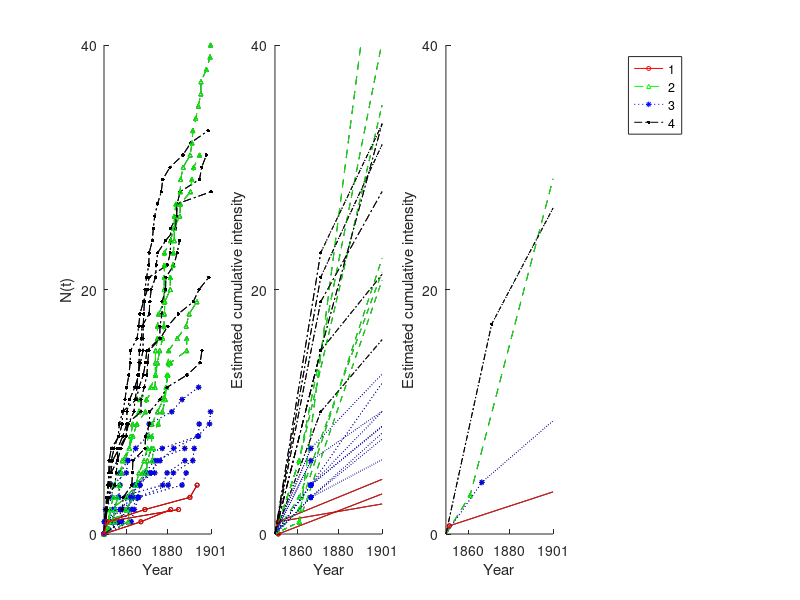
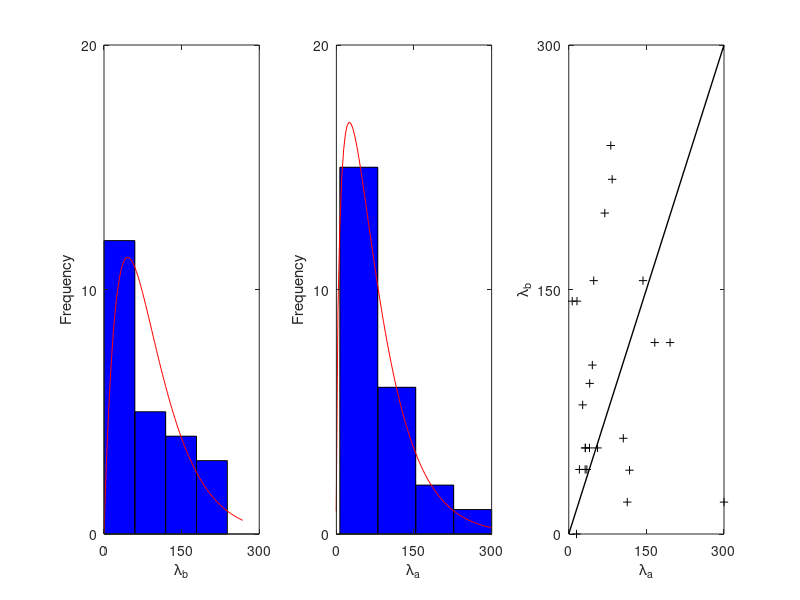

Source code (MATLAB) for these figures, in order:
load("coal_data.mat")
num_of_plots=size(centroids)
num_of_plots=num_of_plots(1)
m = length(C);
q=0:1:226;
F1 = @(B,x) (B(1)*(x<=B(2)).*x+(x>B(2)).*(B(1)*B(2)+B(3)*(x-B(2)))); %without intercept  %Form of the equation,two piece linear 
%% plot the whole picture
% ax = tight_subplot(1,4,0.11,0.1); 
% subplot(ax(1));
subplot(1,4,1)
hold all
for n=1:m
    if group(n)==1
    a=plot([0,z(n,1:Nj(n))],0:Nj(n),'-ko','MarkerSize',3)
    elseif group(n)==2
        b=plot([0,z(n,1:Nj(n))],0:Nj(n),'--k^','MarkerSize',3)  
    elseif group(n)==3 
         c=plot([0,z(n,1:Nj(n))],0:Nj(n),':k*','MarkerSize',4)
    elseif group(n)==4   
         d=plot([0,z(n,1:Nj(n))],0:Nj(n),'-.k.','MarkerSize',8)
    end
end
%legend([a b c d],{'1','2','3','4'},'Location','northwest')
xlabel("Year")
ylabel("N(t)")
yticks([0 20 40])
yticklabels({"0","20","40"})
% xticks([47.8  134.7  221.6])
% xticklabels({"1860","1880","1900"})
xticks([47.8  134.7  225.8])
xlim([0 225.8])
xticklabels({"1860","1880","1901"})
%%
% subplot(ax(2));
subplot(1,4,2)
hold all
for n=1:m
    if group(n)==1
    a=plot(q,F1([based_on_centroids(n,2) based_on_centroids(n,1) based_on_centroids(n,3)],q),'-k');
    plot(based_on_centroids(n,1),F1([based_on_centroids(n,2) based_on_centroids(n,1) based_on_centroids(n,3)],based_on_centroids(n,1)),'-ko','MarkerSize',3)
    end
end
for n=1:m
    if group(n)==2
    b=plot(q,F1([based_on_centroids(n,2) based_on_centroids(n,1) based_on_centroids(n,3)],q),'--k');
    plot(based_on_centroids(n,1),F1([based_on_centroids(n,2) based_on_centroids(n,1) based_on_centroids(n,3)],based_on_centroids(n,1)),'-k^','MarkerSize',3)
    end
end
for n=1:m
    if group(n)==3
    c=plot(q,F1([based_on_centroids(n,2) based_on_centroids(n,1) based_on_centroids(n,3)],q),':k');
    plot(based_on_centroids(n,1),F1([based_on_centroids(n,2) based_on_centroids(n,1) based_on_centroids(n,3)],based_on_centroids(n,1)),'-k*','MarkerSize',4)

    end
end
for n=1:m
    if group(n)==4
    d=plot(q,F1([based_on_centroids(n,2) based_on_centroids(n,1) based_on_centroids(n,3)],q),'-.k');
    plot(based_on_centroids(n,1),F1([based_on_centroids(n,2) based_on_centroids(n,1) based_on_centroids(n,3)],based_on_centroids(n,1)),'-k.','MarkerSize',8)
    end
end
%title("Estimated cumulative function")
xlabel("Year")
ylabel("Estimated cumulative intensity")
yticks([0 20 40])
yticklabels({"0","20","40"})

ylim([0 40])
% xticks([47.8  134.7  221.6])
% xticklabels({"1860","1880","1900"})
xticks([47.8  134.7  226])
xticklabels({"1860","1880","1901"})
xlim([0 226])
%%
% subplot(ax(3));
subplot(1,4,3)
hold all
plot(q,F1([centroids(1,2) centroids(1,1) centroids(1,3)],q),'-k')
plot(q,F1([centroids(2,2) centroids(2,1) centroids(2,3)],q),'--k')
plot(q,F1([centroids(3,2) centroids(3,1) centroids(3,3)],q),':k')
plot(q,F1([centroids(4,2) centroids(4,1) centroids(4,3)],q),'-.k')
a=plot(centroids(1,1),F1([centroids(1,2) centroids(1,1) centroids(1,3)],centroids(1,1)),'-ko','MarkerSize',3)
b=plot(centroids(2,1),F1([centroids(2,2) centroids(2,1) centroids(2,3)],centroids(2,1)),'--k^','MarkerSize',3)
c=plot(centroids(3,1),F1([centroids(3,2) centroids(3,1) centroids(3,3)],centroids(3,1)),':k*','MarkerSize',4)
d=plot(centroids(4,1),F1([centroids(4,2) centroids(4,1) centroids(4,3)],centroids(4,1)),'-.k.','MarkerSize',8)
xlabel("Year")
ylabel("Estimated cumulative intensity")
yticks([0 20 40])
yticklabels({"0","20","40"})
ylim([0 40])
% xticks([47.8  134.7  221.6])
% 
% xticklabels({"1860","1880","1900"})
xticks([47.8  134.7  226])
xticklabels({"1860","1880","1901"})
xlim([0 226])
%%
% subplot(ax(4))

hSub = subplot(1,4,4); plot(1, nan, 1, nan, 'r'); set(hSub, 'Visible', 'off');

legend(hSub,[a b c d],{'1','2','3','4'},'Location','northwest')
















%% color version
load("coal_data.mat")
num_of_plots=size(centroids)
num_of_plots=num_of_plots(1)
m = length(C);
q=0:1:226;
F1 = @(B,x) (B(1)*(x<=B(2)).*x+(x>B(2)).*(B(1)*B(2)+B(3)*(x-B(2)))); %without intercept  %Form of the equation,two piece linear 
%% plot the whole picture
% ax = tight_subplot(1,3,0.11,0.1); 
% subplot(ax(1));
subplot(1,4,1)
hold all
for n=1:m
    if group(n)==1
    aa=plot([0,z(n,1:Nj(n))],0:Nj(n),'-ro','MarkerSize',3)
    elseif group(n)==2
        bb=plot([0,z(n,1:Nj(n))],0:Nj(n),'--g^','MarkerSize',3)  
    elseif group(n)==3 
         cc=plot([0,z(n,1:Nj(n))],0:Nj(n),':b*','MarkerSize',4)
    elseif group(n)==4   
         dd=plot([0,z(n,1:Nj(n))],0:Nj(n),'-.k.','MarkerSize',8)
    end
end
%legend([a b c d],{'1','2','3','4'},'Location','northwest')
xlabel("Year")
ylabel("N(t)")
yticks([0 20 40])
yticklabels({"0","20","40"})
ylim([0 40])

% xticks([47.8  134.7  221.6])
% xticklabels({"1860","1880","1900"})
xticks([47.8  134.7  225.8])
xticklabels({"1860","1880","1901"})
xlim([0 225.8])
%%
%subplot(ax(2))
subplot(1,4,2)
hold all
for n=1:m
    if group(n)==1
    a=plot(q,F1([based_on_centroids(n,2) based_on_centroids(n,1) based_on_centroids(n,3)],q),'-r');
    plot(based_on_centroids(n,1),F1([based_on_centroids(n,2) based_on_centroids(n,1) based_on_centroids(n,3)],based_on_centroids(n,1)),'-ro','MarkerSize',3)
    end
end
for n=1:m
    if group(n)==2
    b=plot(q,F1([based_on_centroids(n,2) based_on_centroids(n,1) based_on_centroids(n,3)],q),'--g');
    plot(based_on_centroids(n,1),F1([based_on_centroids(n,2) based_on_centroids(n,1) based_on_centroids(n,3)],based_on_centroids(n,1)),'--g^','MarkerSize',3)
    end
end
for n=1:m
    if group(n)==3
    c=plot(q,F1([based_on_centroids(n,2) based_on_centroids(n,1) based_on_centroids(n,3)],q),':b');
    plot(based_on_centroids(n,1),F1([based_on_centroids(n,2) based_on_centroids(n,1) based_on_centroids(n,3)],based_on_centroids(n,1)),'-b*','MarkerSize',4)

    end
end
for n=1:m
    if group(n)==4
    d=plot(q,F1([based_on_centroids(n,2) based_on_centroids(n,1) based_on_centroids(n,3)],q),'-.k');
    plot(based_on_centroids(n,1),F1([based_on_centroids(n,2) based_on_centroids(n,1) based_on_centroids(n,3)],based_on_centroids(n,1)),'-k.','MarkerSize',8)
    end
end
%title("Estimated cumulative function")
xlabel("Year")
ylabel("Estimated cumulative intensity")
yticks([0 20 40])
ylim([0 40])

yticklabels({"0","20","40"})
% xticks([47.8  134.7  221.6])
% xticklabels({"1860","1880","1900"})
xticks([47.8  134.7  226])
xticklabels({"1860","1880","1901"})
xlim([0 226])
%%
%subplot(ax(3))
subplot(1,4,3)
hold all
plot(q,F1([centroids(1,2) centroids(1,1) centroids(1,3)],q),'-r')
plot(q,F1([centroids(2,2) centroids(2,1) centroids(2,3)],q),'--g')
plot(q,F1([centroids(3,2) centroids(3,1) centroids(3,3)],q),':b')
plot(q,F1([centroids(4,2) centroids(4,1) centroids(4,3)],q),'-.k')
plot(centroids(1,1),F1([centroids(1,2) centroids(1,1) centroids(1,3)],centroids(1,1)),'-ro','MarkerSize',3)
plot(centroids(2,1),F1([centroids(2,2) centroids(2,1) centroids(2,3)],centroids(2,1)),'--g^','MarkerSize',3)
plot(centroids(3,1),F1([centroids(3,2) centroids(3,1) centroids(3,3)],centroids(3,1)),':b*','MarkerSize',4)
plot(centroids(4,1),F1([centroids(4,2) centroids(4,1) centroids(4,3)],centroids(4,1)),'-.k.','MarkerSize',8)

xlabel("Year")
ylabel("Estimated cumulative intensity")
yticks([0 20 40])
yticklabels({"0","20","40"})
ylim([0 40])
% xticks([47.8  134.7  221.6])
% xticklabels({"1860","1880","1900"})
xticks([47.8  134.7  226])
xticklabels({"1860","1880","1901"})
xlim([0 226])
%%

hSub = subplot(1,4,4); plot(1, nan, 1, nan, 'r'); set(hSub, 'Visible', 'off');

legend(hSub,[aa bb cc dd],{'1','2','3','4'},'Location','northwest')
%% plot histogram
load("coal_data.mat")
figure()
subplot(1,3,1)


lam_1=based_on_centroids(:,2);
lam_2=based_on_centroids(:,3);
xlimit=300;
ylimit=20;
bin=4;

lam_1=lam_1*1000;
lam_2=lam_2*1000;
histfit(lam_1,bin,'gamma')
xlim([0 xlimit])
ylim([0 ylimit])
set(gca,'XTick',[0:(xlimit/2):xlimit])
set(gca,'YTick',[0:(ylimit/2):ylimit])
xlabel('\lambda_b')
ylabel('Frequency')
subplot(1,3,2)
histfit(lam_2,bin,'gamma')
ylim([0 ylimit])
xlim([0 xlimit])
set(gca,'XTick',[0:(xlimit/2):xlimit])
set(gca,'YTick',[0:(ylimit/2):ylimit])
xlabel('\lambda_a')
ylabel('Frequency')

hold on

xlabel('\lambda_a')
ylabel('Frequency')
subplot(1,3,3)

plot(lam_2,lam_1,'+k')
ylim([0 xlimit])
xlim([0 xlimit])
set(gca,'YTick',[0:(xlimit/2):xlimit])
set(gca,'XTick',[0:(xlimit/2):xlimit])
hold on
plot([0,xlimit],[0, xlimit],'k','linewidth',1);
xlabel('\lambda_a')
ylabel('\lambda_b')